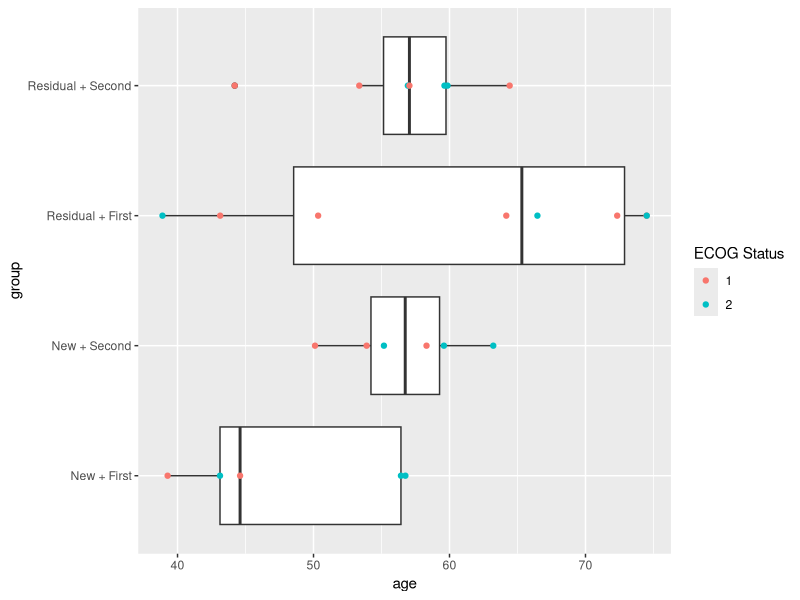
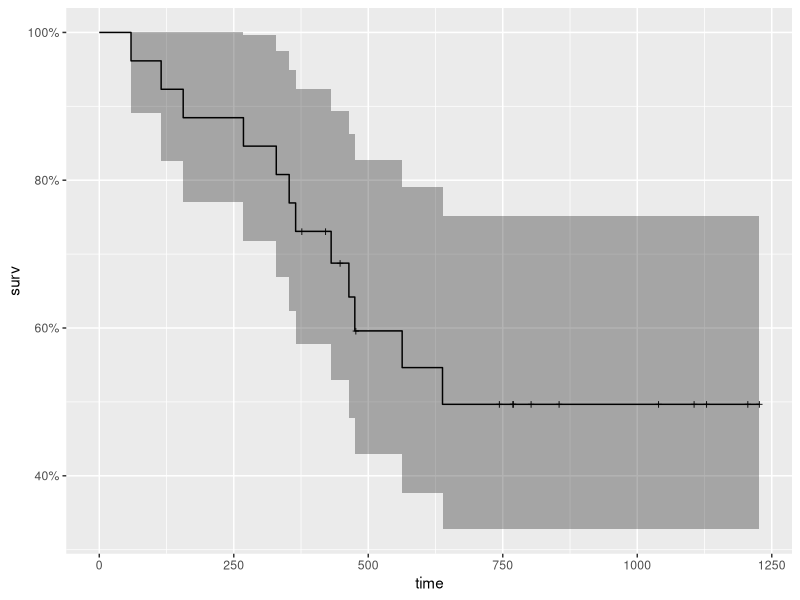
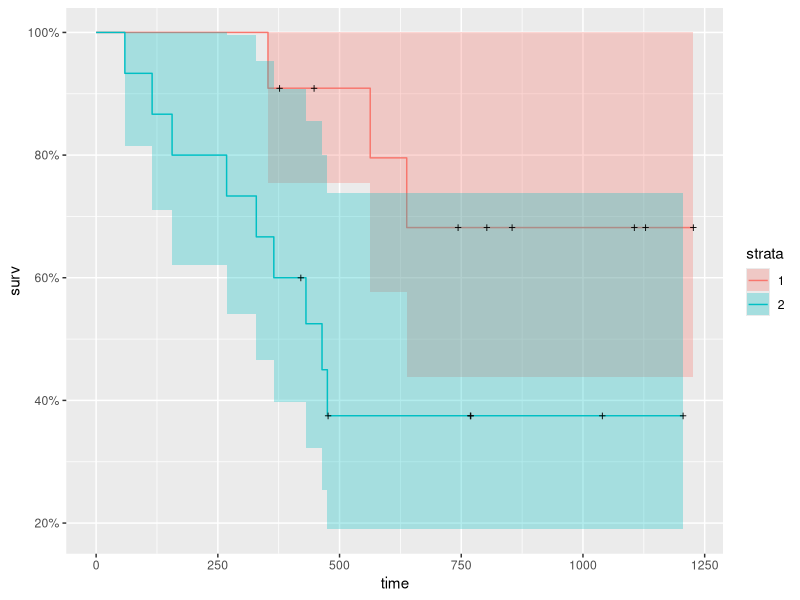
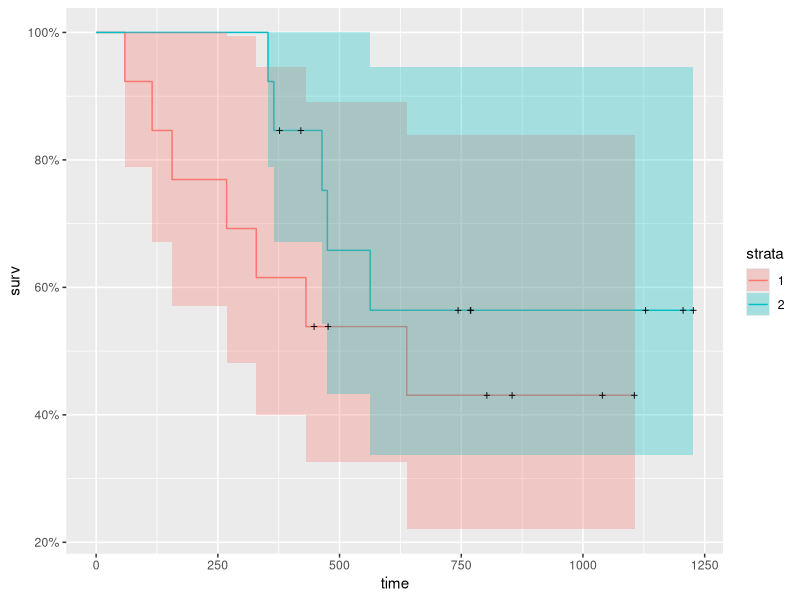
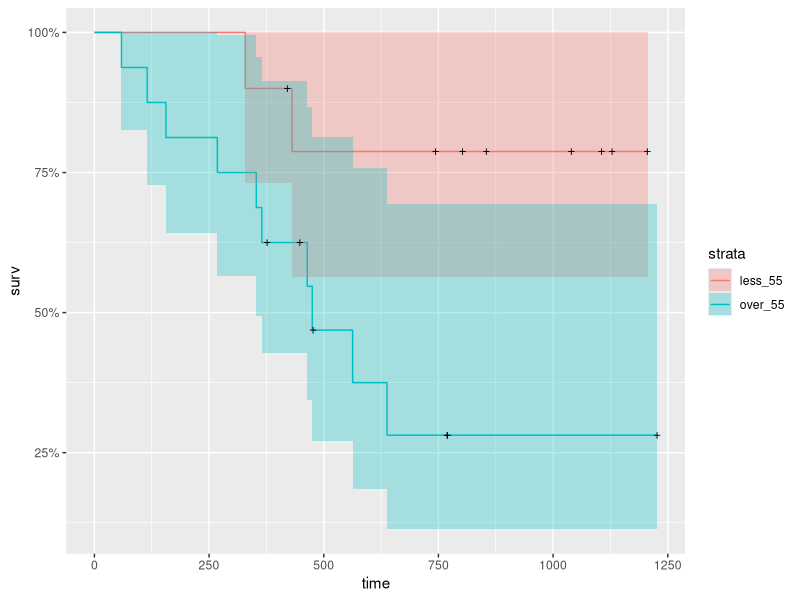
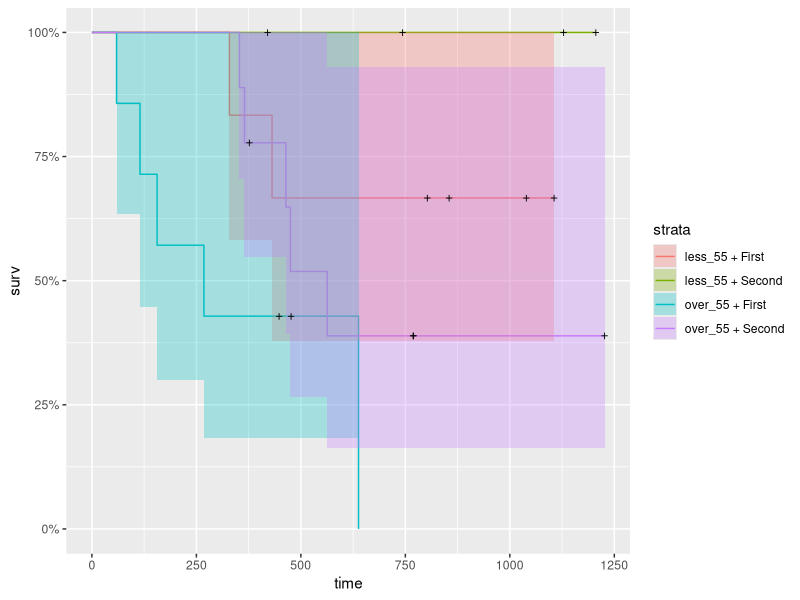
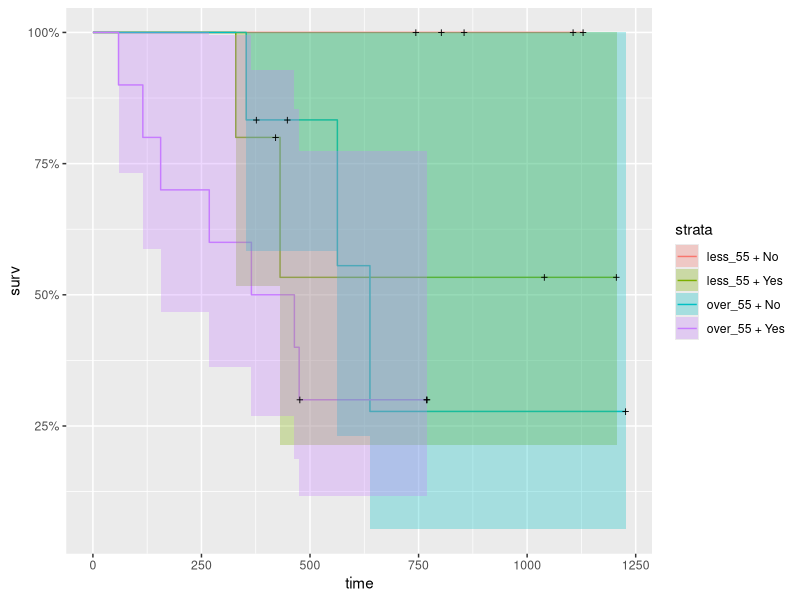
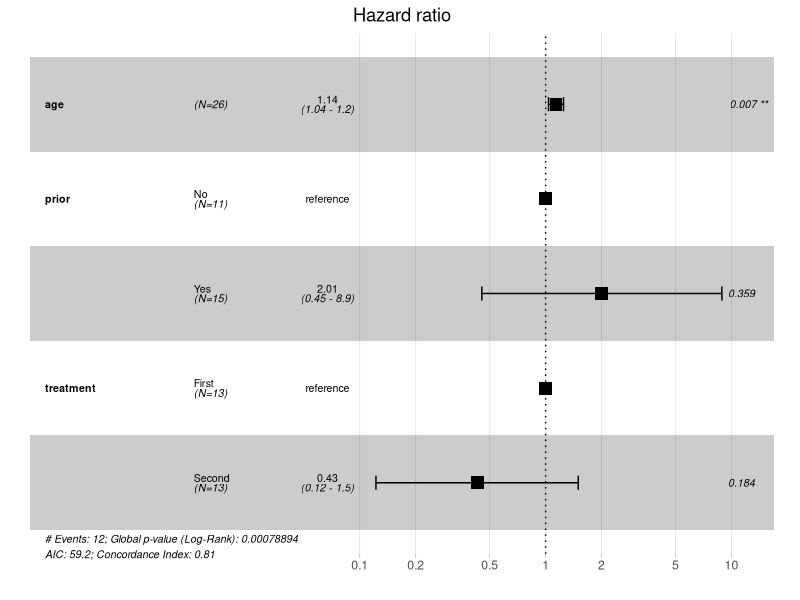

Write R code to recreate these figures, in order.
## ---- chunk 1
library(survival)
library(survminer)
library(ranger)
library(ggplot2)
library(dplyr)
library(ggfortify)
library(coin)
## ---- chunk 2
data(ovarian)
head(ovarian)
## ---- chunk 3
ovarian  %>% group_by(fustat, resid.ds, rx, ecog.ps) %>% summarise(n_entries = n(), .groups = 'keep')
## ---- chunk 4
data <- ovarian %>% mutate(group = factor(paste(ovarian$resid.ds, "+", ovarian$rx),
                           labels = c('New + First', 'New + Second', 'Residual + First', 'Residual + Second')))
ggplot(data, aes(x = age, y = group)) +
  geom_boxplot() + 
  geom_point(aes(color = as.factor(ecog.ps))) +
  scale_color_discrete(name = "ECOG Status")
## ---- chunk 5
km <- with(ovarian, Surv(futime, fustat))
km_fit <- survfit(Surv(futime, fustat) ~ 1, data=ovarian)

summary(km_fit, times = seq(1, 1200, length.out=12))
autoplot(km_fit)
## ---- chunk 6
km_fit.desease <- survfit(Surv(futime, fustat) ~ resid.ds, data=ovarian)
autoplot(km_fit.desease)

km_fit.treatment <- survfit(Surv(futime, fustat) ~ rx, data=ovarian)
autoplot(km_fit.treatment)

km_fit.age <- survfit(Surv(futime, fustat) ~ age_f, data=ovarian %>% mutate(age_f = ifelse((age < 55), "less_55", "over_55")))
autoplot(km_fit.age)
## ---- chunk 7
ovarian_plus <- ovarian %>% mutate(age_cat = ifelse((age < 55), "less_55", "over_55"),
              age_cat = factor(age_cat),
              treatment = factor(rx, labels=c("First","Second")),
              prior = factor(resid.ds, labels=c("No", "Yes")),
              groups1 = factor(paste(age_cat, '+', treatment)),
              groups2 = factor(paste(age_cat, '+', prior)))

km_treatment_fit <- survfit(Surv(futime, fustat) ~ groups1, data=ovarian_plus)
autoplot(km_treatment_fit)

km_prior_fit <- survfit(Surv(futime, fustat) ~ groups2, data=ovarian_plus)
autoplot(km_prior_fit)
## ---- chunk 8
survdiff(Surv(futime, fustat) ~ treatment, data = ovarian_plus)
survdiff(Surv(futime, fustat) ~ age_cat, data = ovarian_plus)
survdiff(Surv(futime, fustat) ~ prior, data = ovarian_plus)
## ---- chunk 9
logrank_test(Surv(futime, fustat) ~ groups1, data = ovarian_plus)
## ---- chunk 10
cox <- coxph(Surv(futime, fustat) ~ age + prior + treatment, data = ovarian_plus)
summary(cox)
## ---- chunk 11
cox <- coxph(Surv(futime, fustat) ~ age * prior * treatment - age:prior:treatment, data = ovarian_plus)
summary(cox)
## ---- chunk 12
fit.coxph <- coxph(Surv(futime, fustat) ~ age + prior + treatment, data = ovarian_plus)
ggforest(fit.coxph, data = ovarian_plus)
